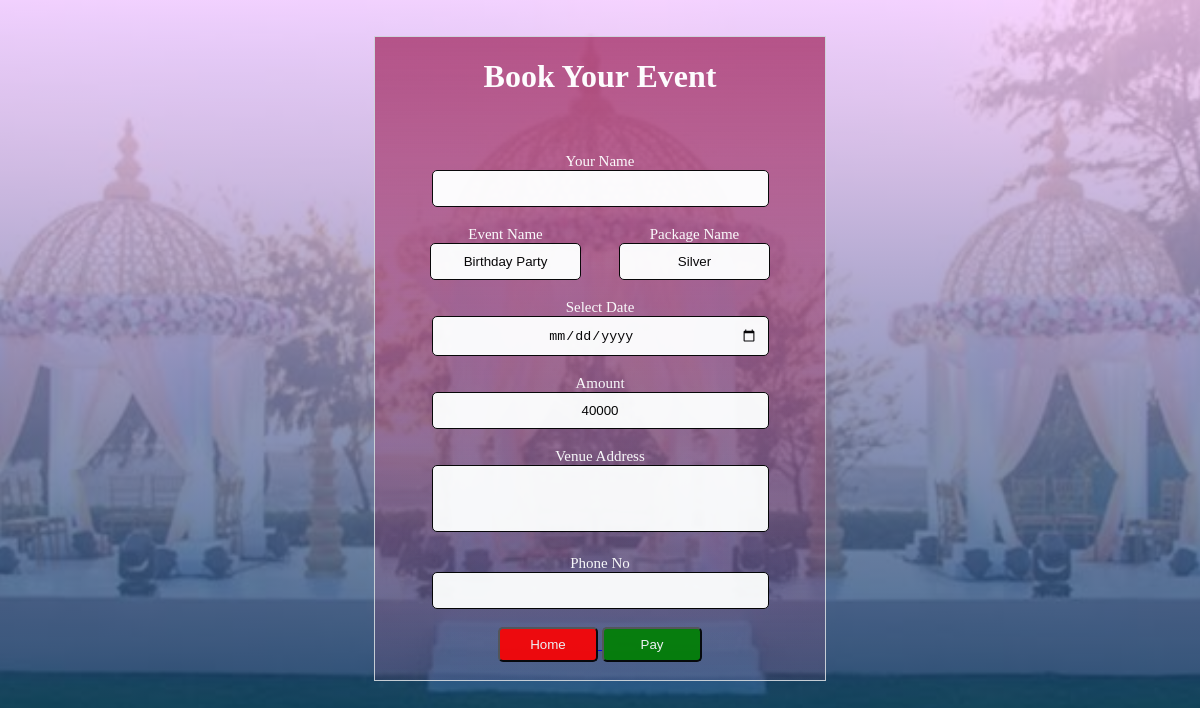
Screenshot of /payment.php?bk_id=7 with the database file from the repository.
### tables this page shows
CREATE TABLE `events` (
  `id` int(20) NOT NULL,
  `e_id` int(20) NOT NULL,
  `ename` varchar(30) NOT NULL,
  `pname` varchar(30) NOT NULL,
  `price` int(30) NOT NULL
);

### payment.php (the view, shortened to what this page needs)
<?php
include('dbcon.php');
session_start(); ?>
<!DOCTYPE html>
<html lang="en">
<head>
</head>
<body>
    <form id="booking-form" action="" method="POST">
        <?php
        if (isset($_GET['bk_id'])) {
            $bk_id = $_GET['bk_id'];
            $query = "SELECT * FROM events WHERE id='$bk_id' LIMIT 1";
            $query_run = mysqli_query($con, $query);
            if (mysqli_num_rows($query_run) > 0) {
                foreach ($query_run as $row) {
        ?>
                    <div class="book">
                        <h1 style="color:white;text-align:center;">Book Your Event</h1>
                        <br><br>
                        <div class="box">
                            <label for="cname">Your Name</label><br>
                            <input type="text" name="cname" id="cname" value="<?php  echo $_SESSION['fname'];?>" required><br><br>
                        </div>
                        <div class="grp">
                            <label for="ename">Event Name</label><br>
                            <input type="text" class="grp" name="ename" id="ename"  value="<?php echo $row['ename']; ?>" required readonly ><br><br>
                        </div>
                        <div class="grp">
                            <label for="pname">Package Name</label><br>
                            <input type="text" class="grp" name="pname" id="pname"  value="<?php echo $row['pname']; ?>" required readonly ><br><br>
                        </div>
                        <div class="box">
                            <label for="date">Select Date</label><br>
                            <input type="date" name="date" id="pdate" required><br><br>
                        </div>
                        <div class="box">
                            <label for="price">Amount</label><br>
                            <input type="text" name="price" id="price" value="<?php echo $row['price']; ?>" required readonly><br><br>
                        </div>
                        <div class="box">
                            <label for="venue">Venue Address</label><br>
                            <textarea rows="3" cols="60" type="text"  name="venue" id="venue" style="resize:none;" required></textarea><br><br>
                        </div>
                        <div class="box">
                            <label for="phoneno">Phone No</label><br>
                            <input type="text" name="phoneno" id="phoneno" value=""  required><br><br>
                        </div>
                       <a href="home.php">
                       <button type="button" name="btn" id="rzp-button2">Home</button>
                       </a>
                        <button type="button" name="btn" id="rzp-button1" onclick="pay_now()" class="btn btn">Pay</button><br><br>
                    </div>
        <?php
                }
            }
        }
        ?>
    </form>
</body>
</html>

### payment.php (style rules this page uses)
body { background-image: linear-gradient(rgb(255, 204, 255, 0.8), rgba(0, 56, 101,0.8)),url('assets/wedding1.jpg'); background-size:cover; background-position:center; background-repeat: no-repeat; height: 700px; }
.book { text-align:center; }
#booking-form { background: linear-gradient(rgb(154, 23, 80, 0.7), rgba(238, 76, 124, 0.1)); opacity: 95%; max-width:450px; border:1px solid #ced4da; margin:3% auto 0; }
label { margin-bottom:5px; margin-top:10px; font-size:15px; color:white; }
input[type=text], input[type=date] { width: 70%; padding: 10px; border: 1px solid; border-radius: 5px; text-align: center; }
button { background-color:green; color: white; width: 100px; height: 35px; opacity: 95%; border-radius: 5px; cursor: pointer; }
#rzp-button2 { background-color:RED; color: white; width: 100px; height: 35px; opacity: 95%; border-radius: 5px; cursor: pointer; }
.grp { display:inline-block; width:185px; }
textarea { width: 70%; padding: 10px; border: 1px solid; border-radius: 5px; text-align: center; }

### rows the page displays
events: ename "Birthday Party", pname "Silver", price "40000"
